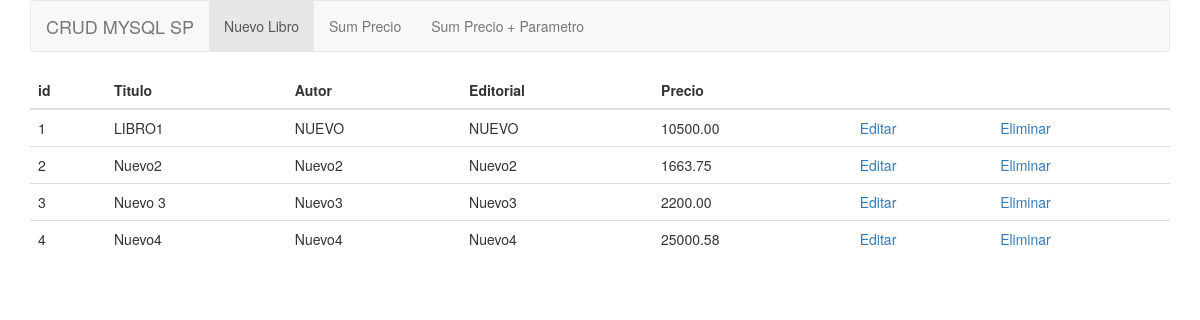
The page / on the database its author committed.
### tables this page shows
CREATE TABLE `libro` (
  `id` int(11) NOT NULL,
  `titulo` varchar(40) DEFAULT NULL,
  `autor` varchar(30) DEFAULT NULL,
  `editorial` varchar(20) DEFAULT NULL,
  `precio` decimal(10,2) DEFAULT NULL
);

### phpController/indexController.php (called while the page is built, shortened)
<?php
$db = dbConect();
mysqli_set_charset($db, "utf8");
$sql = "SELECT * from libro";
if(!$result = mysqli_query($db, $sql)) die();
?>

### index.php (the view, shortened to what this page needs)
<!DOCTYPE html>
<html>
<head>
	<link rel="stylesheet" href="https://maxcdn.bootstrapcdn.com/bootstrap/3.3.7/css/bootstrap.min.css">
	<?php
	include('phpController/indexController.php');
	?>
</head>
<body>
	<div class="container">
	<nav class="navbar navbar-default" role="navigation">
		<div class="container-fluid">
			<div class="navbar-header">
				<a class="navbar-brand" href="#">CRUD MYSQL SP</a>
			</div>
			<div class="collapse navbar-collapse navbar-ex1-collapse">
				<ul class="nav navbar-nav">
					<li class="active"><a href="new.php">Nuevo Libro</a></li>
					<li><a href="sumPrecio.php">Sum Precio</a></li>
					<li><a href="sumPrecioporcentaje.php">Sum Precio + Parametro</a></li>
				</ul>
			</div>
		</div>
	</nav>
		<div class="row">
			<div class="col-xs-12 col-sm-12 col-md-12 col-lg-12">
				<table class="table table-hover">
					<thead>
						<tr>
							<th>id</th>
							<th>Titulo</th>
							<th>Autor</th>
							<th>Editorial</th>
							<th>Precio</th>
							<th></th>
							<th></th>
						</tr>
					</thead>
					<tbody>
						<?php
						while($row = mysqli_fetch_array($result))
						{
							print "<tr>";
							print "<td>" . $row['id'] . "</td>";
							print "<td>" . $row['titulo'] . "</td>";
							print "<td>" . $row['autor'] . "</td>";
							print "<td>" . $row['editorial'] . "</td>";
							print "<td>" . $row['precio'] . "</td>";
							print "<td><a href='edit.php?id=".$row['id']."'>Editar</a></td>";
							print "<td><a href='phpController/delete.php?id=".$row['id']."'>Eliminar</a></td>";
							print "</tr>";
						}
						?>
					</tbody>
				</table>
			</div>
		</div>
	</div>
</body>
</html>

### rows shown on the page
libro: id "1", titulo "LIBRO1", autor "NUEVO", editorial "NUEVO", precio "10500.00"
libro: id "2", titulo "Nuevo2", autor "Nuevo2", editorial "Nuevo2", precio "1663.75"
libro: id "3", titulo "Nuevo 3", autor "Nuevo3", editorial "Nuevo3", precio "2200.00"
libro: id "4", titulo "Nuevo4", autor "Nuevo4", editorial "Nuevo4", precio "25000.58"
